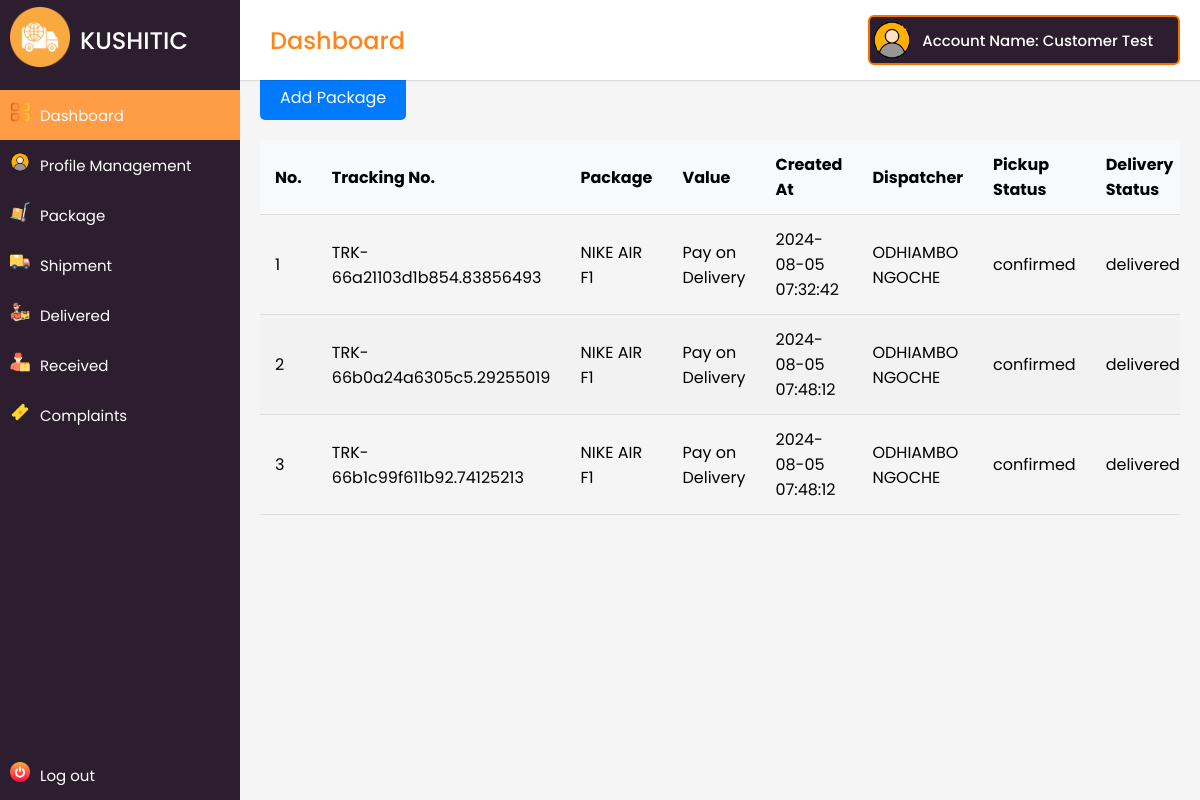
Page /main/customer/sent_packages.php (signed in) on the committed database.
### tables this page shows
CREATE TABLE `customers` (
  `id` int(11) NOT NULL,
  `user_id` int(11) NOT NULL,
  `first_name` varchar(50) NOT NULL,
  `last_name` varchar(50) NOT NULL,
  `email` varchar(100) NOT NULL,
  `phone` varchar(20) DEFAULT NULL,
  `created_at` timestamp NOT NULL DEFAULT current_timestamp()
);

CREATE TABLE `consignments` (
  `consignment_id` int(11) NOT NULL,
  `package_id` int(11) NOT NULL,
  `tracking_number` varchar(255) NOT NULL,
  `sender_id` int(11) NOT NULL,
  `receiver_id` int(11) NOT NULL,
  `dispatcher_id` int(11) DEFAULT NULL,
  `dispatcher_pickup_status` varchar(100) DEFAULT NULL,
  `delivery_status` varchar(100) DEFAULT NULL,
  `pickup_address` text NOT NULL,
  `delivery_address` text NOT NULL,
  `created_at` timestamp NOT NULL DEFAULT current_timestamp(),
  `updated_at` timestamp NOT NULL DEFAULT current_timestamp() ON UPDATE current_timestamp(),
  `delivery_proof` varchar(300) DEFAULT NULL
);

CREATE TABLE `packages` (
  `id` int(11) NOT NULL,
  `customer_id` int(11) NOT NULL,
  `product_name` varchar(100) DEFAULT NULL,
  `description` varchar(250) DEFAULT NULL,
  `weight` decimal(10,2) DEFAULT NULL,
  `dimensions` varchar(100) DEFAULT NULL,
  `value` varchar(100) DEFAULT NULL,
  `status` varchar(50) DEFAULT 'Pending',
  `created_at` timestamp NOT NULL DEFAULT current_timestamp(),
  `updated_at` timestamp NOT NULL DEFAULT current_timestamp() ON UPDATE current_timestamp()
);

CREATE TABLE `courier_dispatchers` (
  `dispatcher_id` int(11) NOT NULL,
  `first_name` varchar(50) NOT NULL,
  `last_name` varchar(50) NOT NULL,
  `email` varchar(100) NOT NULL,
  `phone_number` varchar(15) NOT NULL,
  `address` varchar(255) NOT NULL,
  `city` varchar(50) NOT NULL,
  `postal_code` varchar(10) NOT NULL,
  `country` varchar(50) NOT NULL,
  `national_id` varchar(50) NOT NULL,
  `vehicle_type` varchar(200) NOT NULL,
  `vehicle_registration_number` varchar(50) NOT NULL,
  `date_joined` date NOT NULL DEFAULT curdate(),
  `status` enum('Active','Inactive','Suspended') NOT NULL DEFAULT 'Active',
  `profile_picture` varchar(255) DEFAULT NULL,
  `emergency_contact_name` varchar(100) NOT NULL,
  `emergency_contact_phone` varchar(15) NOT NULL,
  `emergency_contact_relationship` varchar(50) NOT NULL
);

### main/customer/includes/functions.php (called while the page is built, shortened)
<?php
if (isset($_SESSION['user_id'])) {
  $user_id = $_SESSION['user_id'];
function getCustomerId($user_id, $conn)
{
  $user_id = mysqli_real_escape_string($conn, $user_id);
  $query = "SELECT id FROM customers WHERE user_id = $user_id";
  $result = mysqli_query($conn, $query);
  if ($result && mysqli_num_rows($result) > 0) {
    $row = mysqli_fetch_assoc($result);
    return $row['id'];
  } else {
    return null;
  }
}
function getCustomersFullName($user_id, $conn) {
    $user_id = mysqli_real_escape_string($conn, $user_id);
    $query = "SELECT * FROM customers WHERE user_id = $user_id";
    $result = mysqli_query($conn, $query);
    if ($result && mysqli_num_rows($result) > 0) {
        $row = mysqli_fetch_assoc($result);
        return $row['first_name'] . ' ' . $row['last_name'];
    } else {
        return null;
    }
}
function getDispatcherInfo($dispatcher_id, $conn) {
  $sql = "SELECT * FROM courier_dispatchers WHERE dispatcher_id = '$dispatcher_id'";
  $result = mysqli_query($conn, $sql);
  if ($result && mysqli_num_rows($result) > 0) {
      return mysqli_fetch_assoc($result);
  }
  return null;
}
} else {
  echo '<script>alert("No account found logged in.");</script>';
  header("Location: ../../");
}

### main/customer/sent_packages.php (the view, shortened to what this page needs)
<?php
include('includes/header.php');
$customerId = getCustomerId($user_id, $conn);
$sql = "
    SELECT
        p.id AS package_id,
        p.product_name,
        p.weight,
        p.dimensions,
        p.value,
        p.created_at AS package_created_at,
        p.updated_at AS package_updated_at,
        c.consignment_id,
        c.package_id,
        c.tracking_number,
        c.dispatcher_id,
        c.dispatcher_pickup_status,
        c.delivery_status,
        c.created_at AS consignment_created_at,
        c.updated_at AS consignment_updated_at
    FROM
        packages p
    LEFT JOIN
        consignments c ON p.id = c.package_id
    WHERE
        p.customer_id = '$customerId'
    AND
        c.delivery_status = 'delivered'
    ORDER BY
        p.id ASC";
$result = mysqli_query($conn, $sql);
?>
<div class="main-container">
    <div class="section-box box">
        <header class="title-box">
            List of Sent Packages for <?php echo getCustomersFullName($user_id, $conn); ?>
        </header>
        <div class="actions">
            <a href="add_package.php" class="btn add-package-btn">Add Package</a>
        </div>
        <div class="table-wrapper">
            <table class="responsive-table">
                <thead>
                    <tr>
                        <th>No.</th>
                        <th>Tracking No.</th>
                        <th>Package</th>
                        <th>Value</th>
                        <th>Created At</th>
                        <th>Dispatcher</th>
                        <th>Pickup Status</th>
                        <th>Delivery Status</th>
                    </tr>
                </thead>
                <tbody>
                    <?php
                    if ($result && mysqli_num_rows($result) > 0) {
                        $i = 1;
                        while ($row = mysqli_fetch_assoc($result)) {
                            $trackingNumber = htmlspecialchars($row['tracking_number']);
                            $dispatcherId = htmlspecialchars($row['dispatcher_id']);
                            $dispatcherName = getDispatcherInfo($dispatcherId, $conn);
                            echo "<tr>";
                            echo "<td>" . $i++ . "</td>";
                            echo "<td>" . htmlspecialchars($trackingNumber) . "</td>";
                            echo "<td>" . htmlspecialchars($row['product_name']) . "</td>";
                            echo "<td>" . htmlspecialchars($row['value']) . "</td>";
                            echo "<td>" . htmlspecialchars($row['package_created_at']) . "</td>";
                            echo "<td>" . htmlspecialchars($dispatcherName['first_name'] . " " . $dispatcherName['last_name']) . "</td>";
                            echo "<td>" . htmlspecialchars($row['dispatcher_pickup_status']) . "</td>";
                            echo "<td>" . htmlspecialchars($row['delivery_status']) . "</td>";
                            echo "</tr>";
                        }
                    } else {
                        echo "<tr><td colspan='8'>No records found</td></tr>";
                    }
                    ?>
                </tbody>
            </table>
        </div>
    </div>
</div>
<?php
include('includes/footer.php');
?>

### main/customer/includes/header.php (shortened to what this page needs)
<?php
require ('config.php');
require ('includes/functions.php');
?>
<!DOCTYPE html>
<html lang="en" dir="ltr">
  <head>
    <link rel="stylesheet" href="assets/css/style.css" />
  </head>
  <body>
    <div class="sidebar">
      <div class="logo-details">
      <div class=" icon-img">
              <img src="assets/img/icons/worldwide-delivery.png" alt="" />
      </div>
        <span class="logo_name">KUSHITIC</span>
      </div>
      <ul class="nav-links">
        <li>
          <a href="index.php" class="active">
            <div class=" icon-img">
              <img src="assets/img/icons/dashboards.png" alt="" />
            </div>
            <span class="links_name">Dashboard</span>
          </a>
        </li>
        <li>
          <a href="profile_management.php">
          <div class=" icon-img">
              <img src="assets/img/icons/profile.png" alt="" />
            </div>
            <span class="links_name">Profile Management</span>
          </a>
        </li>
        <li class="dropdown">
            <a href="#">
                <div class="icon-img">
                    <img src="assets/img/icons/trolley.png" alt="" />
                </div>
                <span class="links_name">Package</span>
            </a>
        </li>
        <li class="dropdown">
            <a href="#">
                <div class="icon-img">
                    <img src="assets/img/icons/delivery-truck.png" alt="" />
                </div>
                <span class="links_name">Shipment</span>
            </a>
        </li>
      <li>
          <a href="sent_packages.php">
          <div class=" icon-img">
              <img src="assets/img/icons/delivery-man.png" alt="" />
            </div>
            <span class="links_name">Delivered</span>
          </a>
        </li>
        <li>
          <a href="received_packages.php">
          <div class=" icon-img">
            <img src="assets/img/icons/worker.png" alt="" />
            </div>
            <span class="links_name">Received</span>
          </a>
        </li>
        <li class="dropdown">
            <a href="#">
                <div class="icon-img">
                    <img src="assets/img/icons/ticket.png" alt="" />
                </div>
                <span class="links_name">Complaints</span>
            </a>
        </li>
        <li class="log_out">
          <a href="logout.php">
          <div class=" icon-img">
              <img src="assets/img/icons/switch.png" alt="" />
            </div>
            <span class="links_name">Log out</span>
          </a>
        </li>
      </ul>
    </div>
    <section class="home-section">
      <nav>
        <div class="sidebar-button">
          <span class="dashboard">Dashboard</span>
        </div>
        <div class="profile-details">
          <img src="assets/img/icons/profile.png" alt="" />
          <span class="admin_name">
            <?php
              $full_name = getCustomersFullName($user_id, $conn);
              if ($full_name !== null) {
                  echo "Account Name: " . $full_name;
              } else {
                  echo "Customer not found for user_id: " . $user_id;
              }
            ?>
          </span>
        </div>
      </nav>
      <div class="home-content">

### main/customer/assets/css/style.css (style rules this page uses)
:root { --white-color: #ffffff; --custom-gray-color: #d5d5d5; --dark-purple: #2D1E2F; --custom-primary-color: #ff851b; --custom-primary-hover-color: #FF9D47; --custom-text-color: #F57200; --text-dark: #000; --danger: #fa0808; --danger-hover: #f82b2b; --success: #015012; }
* { margin: 0; padding: 0; box-sizing: border-box; font-family: 'Poppins', sans-serif; }
body { min-height: 100%; }
.sidebar { position: fixed; height: 100%; width: 240px; background: var(--dark-purple); transition: all 0.5s ease; }
.sidebar .icon-img img { margin: 10px; width: 20px; height: 20px; }
.sidebar .logo-details { height: 80px; display: flex; align-items: center; }
.sidebar .logo-details img { font-size: 28px; font-weight: 500; color: #fff; min-width: 60px; min-height: 60px; text-align: center }
.sidebar .logo-details .logo_name { color: #fff; font-size: 24px; font-weight: 500; }
.sidebar .nav-links { margin-top: 10px; }
.sidebar .nav-links li { position: relative; list-style: none; height: 50px; }
.sidebar .nav-links li a { height: 100%; width: 100%; display: flex; align-items: center; text-decoration: none; transition: all 0.4s ease; }
.sidebar .nav-links li a.active { background: var(--custom-primary-hover-color); }
.sidebar .nav-links li a .links_name { color: #fff; font-size: 15px; font-weight: 400; white-space: nowrap; }
.sidebar .nav-links li.dropdown { position: relative; }
.sidebar .nav-links .log_out { position: absolute; bottom: 0; width: 100%; }
.home-section { position: relative; background: #f5f5f5; min-height: 100vh; width: calc(100% - 240px); left: 240px; transition: all 0.5s ease; }
.home-section nav { display: flex; justify-content: space-between; height: 80px; background: var(--white-color); display: flex; align-items: center; position: fixed; width: calc(100% - 240px); left: 240px; z-index: 100; padding: 0 20px; box-shadow: 0 1px 1px rgba(0, 0, 0, 0.1); transition: all 0.5s ease; }
.home-section nav .sidebar-button { display: flex; align-items: center; font-size: 24px; font-weight: 500; color: var(--custom-primary-color); }
.home-section nav .profile-details { display: flex; align-items: center; background: var(--dark-purple); border: 2px solid var(--custom-text-color); border-radius: 6px; height: 50px; min-width: 190px; padding: 0 15px 0 2px; }
nav .profile-details img { height: 40px; width: 40px; border-radius: 6px; object-fit: cover; }
nav .profile-details .admin_name { font-size: 15px; font-weight: 500; color: var(--white-color); margin: 0 10px; white-space: nowrap; }

### main/customer/sent_packages.php (style rules this page uses)
.main-container { padding: 20px; }
.title-box { font-size: 24px; font-weight: bold; margin-bottom: 20px; }
.actions { margin-bottom: 20px; }
.btn { display: inline-block; padding: 10px 20px; font-size: 16px; text-align: center; border-radius: 5px; text-decoration: none; color: #fff; background-color: #007bff; transition: background-color 0.3s; }
.table-wrapper { overflow-x: auto; }
.responsive-table { width: 100%; border-collapse: collapse; margin: 0; font-size: 16px; text-align: left; }
.responsive-table thead { background-color: #f8f9fa; }
.responsive-table th, .responsive-table td { padding: 12px 15px; border-bottom: 1px solid #ddd; }
.responsive-table tr:nth-of-type(even) { background-color: #f2f2f2; }

### rows in the picture
customers: full_name "Customer Test"
consignments: tracking_number "TRK-66a21103d1b854.83856493", package.product_name "NIKE AIR F1", package.value "Pay on Delivery", package.created_at "2024-08-05 07:32:42", dispatcher.last_name "ODHIAMBO NGOCHE", dispatcher_pickup_status "confirmed", delivery_status "delivered"
consignments: tracking_number "TRK-66b0a24a6305c5.29255019", package.product_name "NIKE AIR F1", package.value "Pay on Delivery", package.created_at "2024-08-05 07:48:12", dispatcher.last_name "ODHIAMBO NGOCHE", dispatcher_pickup_status "confirmed", delivery_status "delivered"
consignments: tracking_number "TRK-66b1c99f611b92.74125213", package.product_name "NIKE AIR F1", package.value "Pay on Delivery", package.created_at "2024-08-05 07:48:12", dispatcher.last_name "ODHIAMBO NGOCHE", dispatcher_pickup_status "confirmed", delivery_status "delivered"
